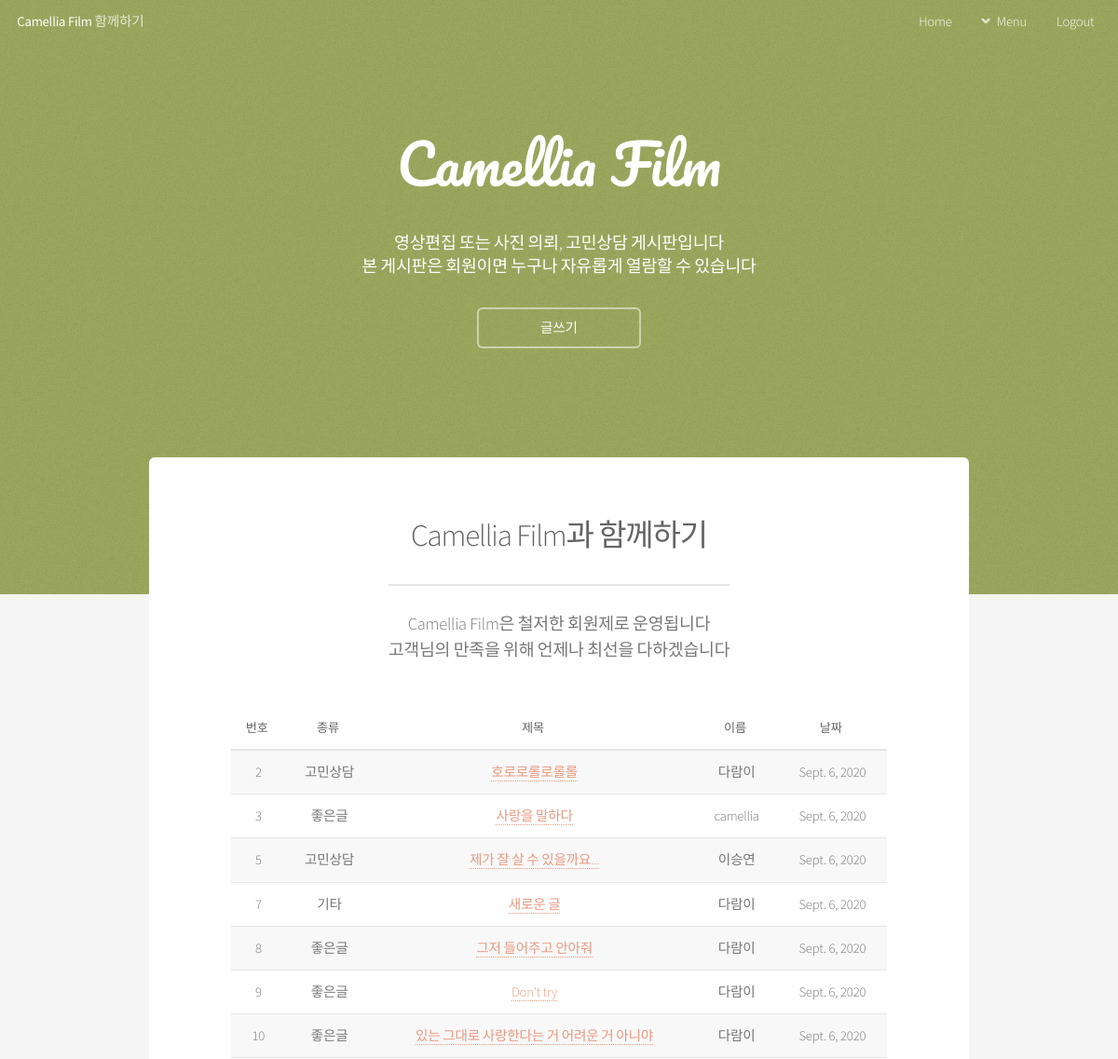
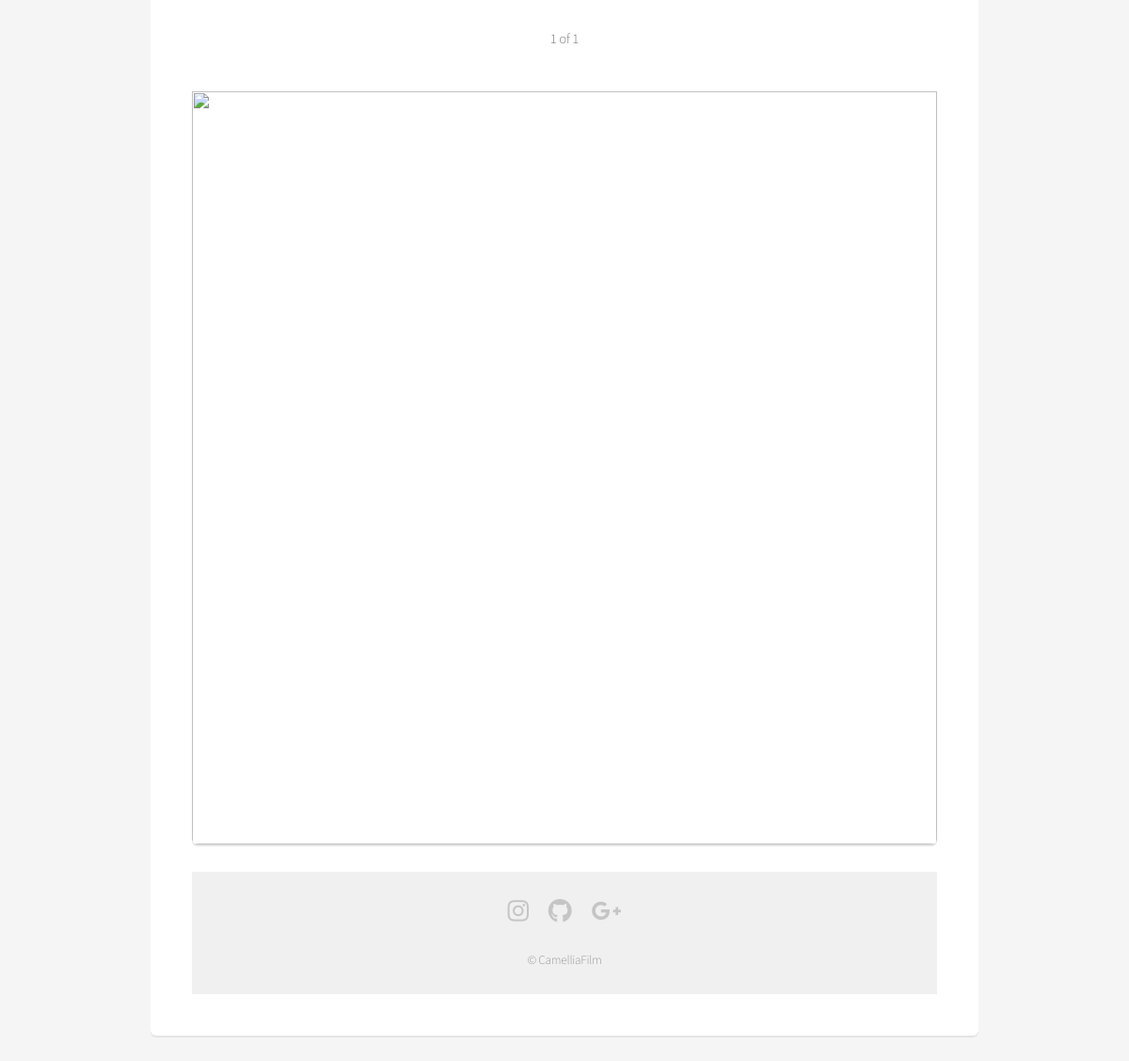
The page /board.html (signed in) on the database its author committed (2 pictures, top to bottom).
### camelapp/models.py (models this page shows)
class Board(models.Model):
    title =  models.CharField(max_length=100) #글 제목
    user = models.ForeignKey(User, on_delete = models.CASCADE, related_name='user') #글쓴이
    upload  = models.DateField(null = True, auto_now=True) #게시물 작성 날짜
    content  = models.TextField(null = True) #글 내용
    type = models.CharField(max_length=50) #문의종류
    call = models.CharField(max_length=50) #연락처

class User(AbstractUser):
    address = models.TextField(null = True) #회원 이메일 주소
    birth = models.DateField(null = True) #생년월일
    message = models.TextField(null = True) #하고싶은 말

### camelapp/views.py (the view)
# urls.py: path('board.html', views.board, name='board'),
def board(request):
    content = Board.objects.all()
    date= Board.objects.all()
    title= Board.objects.all()
    type=Board.objects.all()
    paginator = Paginator(content,10)
    page = request.GET.get('page')
    post = paginator.get_page(page)
    return render(request, 'board.html', {'content':content, 'date':date, 'type':type, 'post': post})

### camelapp/templates/board.html (shortened to what this page needs)
{% load static %}
<!DOCTYPE HTML>
<html>
	<head>
		<link rel="stylesheet" href="{% static 'join/assets/css/main.css' %}" />
	</head>
	<body class="landing is-preload">
		<div id="page-wrapper">
				<header id="header" class="alt">
					<h1><a href="{% url 'index' %}">Camellia Film</a> 함께하기</h1>
					<nav id="nav">
						<ul>
							<li><a href="{% url 'index' %}">Home</a></li>
							<li>
								<a href="#" class="icon solid fa-angle-down">Menu</a>
							</li>
							{% if request.user.is_authenticated %}
							<li><a href="{% url 'logout' %}" class="#}">Logout</a></li>
							{% else %}
							<li><a href="{% url 'signin' %}" class="#}">Login</a></li>
							{% endif %}
						</ul>
					</nav>
				</header>
				<section id="banner" class="alt1">
					<h2>Camellia Film</h2>
					<p>영상편집 또는 사진 의뢰, 고민상담 게시판입니다<br>본 게시판은 회원이면 누구나 자유롭게 열람할 수 있습니다</p>
					<ul class="actions special">
						{% if request.user.is_authenticated %}
						<li><a href="{% url 'join' %}" class="button">글쓰기</a></li>
						{% else %}
						<li><a href="{% url 'signup' %}" class="button">회원가입</a></li>
						<li><a href="{% url 'signin' %}" class="button">로그인</a></li>
						{% endif %}
                    </ul>
				</section>
				<section id="main" class="container">
					<section class="box special">
						<header class="major">
							<h2>Camellia Film과 함께하기
							<br />
							</h2>
							<p>Camellia Film은 철저한 회원제로 운영됩니다<br />
							고객님의 만족을 위해 언제나 최선을 다하겠습니다</p>
                        </header>
                        <section class="box">
							{% if request.user.is_authenticated %}
                            <div class="table-wrapper">
                                <table>
                                    <thead>
                                        <tr>
                                            <th>번호</th>
                                            <th>종류</th>
											<th>제목</th>
											<th>이름</th>
                                            <th>날짜</th>
                                        </tr>
                                    </thead>
                                    <tbody>
										{% for create in content %}
                                        <tr>
                                            <td>{{ create.pk }}</td>
											<td>{{ create.type }}</td>
                                            <td><a  href="{% url 'contents' create.pk %}">{{ create.title }}</a></td>
											<td>{{ create.user }}</td>
											<td>{{ create.upload }}</td>
										</tr>
										{% endfor %}
									</tbody>
								</table>
								<span>{{post.number}}</span>
								<span>of</span>
								<span>{{post.paginator.num_pages}}</span>
							</div>
							{% else %}
							<p><h2>로그인이 필요합니다</h2></p>
							{% endif %}
						<span class="image featured"><img src="{% static 'join/images/풀2.jpg' %}" alt="" /></span>
					</section>
				<footer id="footer">
					<ul class="icons">
						<li><a href="http:www.instagram.com/hyupsung_film" class="icon brands fa-instagram"><span class="label">Instagram</span></a></li>
						<li><a href="#" class="icon brands fa-github"><span class="label">Github</span></a></li>
						<li><a href="#" class="icon brands fa-google-plus"><span class="label">Google+</span></a></li>
					</ul>
					<ul class="copyright">
						<li>&copy; CamelliaFilm</li>
					</ul>
				</footer>
		</div>
	</body>
</html>

### rows shown on the page
Board: pk "2", type "고민상담", title "호로로롤로롤롤", user "다람이", upload "Sept. 6, 2020"
Board: pk "3", type "좋은글", title "사랑을 말하다", user "camellia", upload "Sept. 6, 2020"
Board: pk "5", type "고민상담", title "제가 잘 살 수 있을까요...", user "이승연", upload "Sept. 6, 2020"
Board: pk "7", type "기타", title "새로운 글", user "다람이", upload "Sept. 6, 2020"
Board: pk "8", type "좋은글", title "그저 들어주고 안아줘", user "다람이", upload "Sept. 6, 2020"
Board: pk "9", type "좋은글", title "Don't try", user "다람이", upload "Sept. 6, 2020"
Board: pk "10", type "좋은글", title "있는 그대로 사랑한다는 거 어려운 거 아니야", user "다람이", upload "Sept. 6, 2020"

### other values the page prints
{{ post.number }} "1"
{{ post.paginator.num_pages }} "1"
